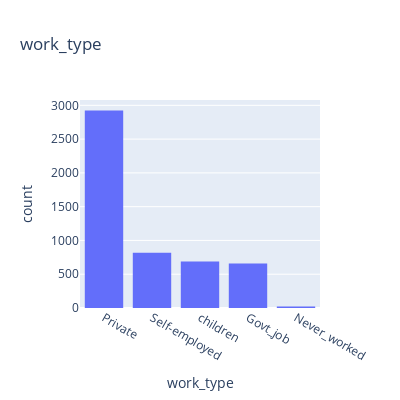

Source (notebook cell):
### Markdown cell above
#### Work Type

### Code cell
print (f'{round(df["work_type"].value_counts(normalize=True)*100,2)}')
fig = px.histogram(df, x="work_type", title='work_type', width=400, height=400)
fig.update_layout(xaxis={'categoryorder':'total descending'})
fig.show()

### Figure 1 — Plotly figure (JSON) as saved in the notebook; plotly's stock layout.template omitted (floating-point values rounded to 4 significant figures; data arrays with more than 128 entries replaced by an {"elided": "..."} marker saying what was removed)
{"data": [{"alignmentgroup": "True", "bingroup": "x", "hovertemplate": "work_type=%{x}<br>count=%{y}<extra></extra>", "legendgroup": "", "marker": {"color": "#636efa", "pattern": {"shape": ""}}, "name": "", "offsetgroup": "", "orientation": "v", "showlegend": false, "type": "histogram", "x": {"elided": "5110 str values"}, "xaxis": "x", "yaxis": "y"}], "layout": {"barmode": "relative", "height": 400, "legend": {"tracegroupgap": 0}, "title": {"text": "work_type"}, "width": 400, "xaxis": {"anchor": "y", "categoryorder": "total descending", "domain": [0, 1], "title": {"text": "work_type"}}, "yaxis": {"anchor": "x", "domain": [0, 1], "title": {"text": "count"}}}}
